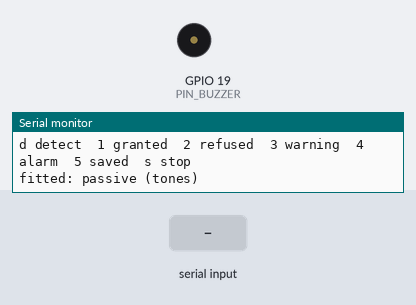
Bench run of a sketch on a simulated ESP32. Parts: buzzer (waves = sounding), the last lines printed to the serial monitor. The test bench sets the inputs (shaded band).

Above: at 1.5 s.
1.6 s: "2\n" received over Serial
At 1.94 s:
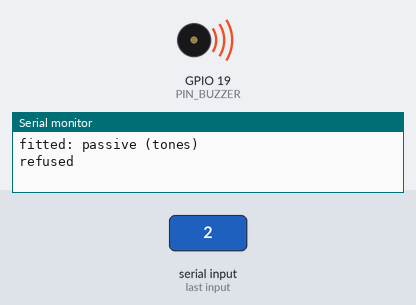
3.5 s: "d\n" received over Serial
At 6.6 s:
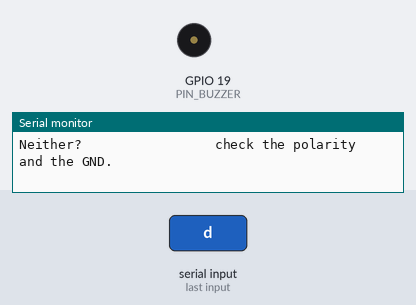
9.5 s: "1\n" received over Serial
At 9.65 s:
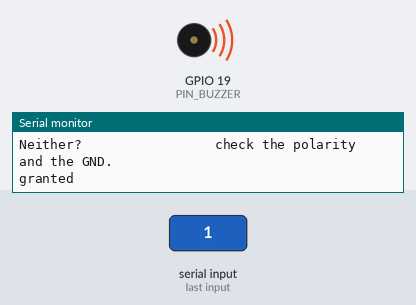
11.0 s: "3\n" received over Serial
At 11.06 s:
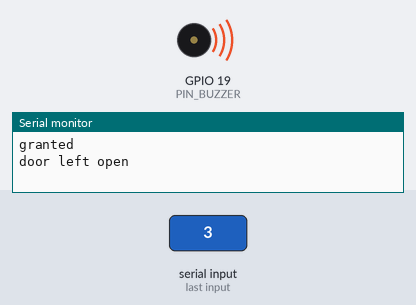
Timing chart, 0 to 13.5 s (numbered marks = the images above; inputs shaded):
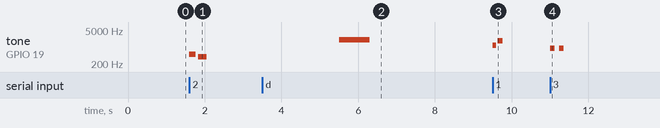

Measured:
- after the input at 1.6 s, tone on GPIO 19 (PIN_BUZZER): silent → 500 Hz at once, → silent 0.16 s later, → 400 Hz 0.07 s later, → silent 0.22 s later
- after the input at 3.5 s, tone on GPIO 19 (PIN_BUZZER): silent → 2000 Hz after 2.0 s, → silent 0.80 s later
- after the input at 9.5 s, tone on GPIO 19 (PIN_BUZZER): silent → 1200 Hz at once, → silent 0.09 s later, → 1800 Hz 0.04 s later, → silent 0.14 s later
- after the input at 11.0 s, tone on GPIO 19 (PIN_BUZZER): alternates 900 Hz for 0.12 s and silent for 0.12 s, 4 changes in all, then stays silent, starting at once

The sketch:

buzzer.ino
```cpp
// TEST 8 of 12: the buzzer. Cabinet node only.
//
// Wiring:
//   buzzer positive to GPIO 19
//   buzzer negative to GND
//
// Two kinds get sold as "buzzer" and they behave differently:
//   active  has its own oscillator. Any steady voltage makes its one note.
//   passive is a small speaker. It needs a square wave, and the pitch is yours
//           to choose.
// Press 'd' to find out which one you have.
//
// Expect: each pattern the firmware uses, on demand, so you can hear whether
// the alarm is loud enough to notice from across the stockroom without being
// unpleasant to work beside.
//
// Monitor commands:
//   d  detect which kind of buzzer is fitted
//   1  granted, one short rise
//   2  refused, two low notes
//   3  door left open warning
//   4  alarm
//   5  enrollment saved
//   s  silence

static const uint8_t PIN_BUZZER = 19;

// LEDC channel. Channel 0 is fine here: nothing else on this node uses PWM.
static const uint8_t PWM_CHANNEL = 0;

bool passive = true;

void note(uint16_t hz, uint16_t ms) {
    if (passive) {
        ledcWriteTone(PIN_BUZZER, hz);
        delay(ms);
        ledcWriteTone(PIN_BUZZER, 0);
    } else {
        digitalWrite(PIN_BUZZER, HIGH);
        delay(ms);
        digitalWrite(PIN_BUZZER, LOW);
    }
}

void rest(uint16_t ms) {
    delay(ms);
}

void silence() {
    if (passive) {
        ledcWriteTone(PIN_BUZZER, 0);
    } else {
        digitalWrite(PIN_BUZZER, LOW);
    }
}

void setupPin() {
    silence();
    if (passive) {
        ledcAttach(PIN_BUZZER, 2000, 10);
        ledcWriteTone(PIN_BUZZER, 0);
    } else {
        ledcDetach(PIN_BUZZER);
        pinMode(PIN_BUZZER, OUTPUT);
        digitalWrite(PIN_BUZZER, LOW);
    }
}

void detect() {
    Serial.println(F("Listen. Two tests, three seconds apart."));

    Serial.println(F("  1. steady voltage, no oscillation..."));
    ledcDetach(PIN_BUZZER);
    pinMode(PIN_BUZZER, OUTPUT);
    digitalWrite(PIN_BUZZER, HIGH);
    delay(800);
    digitalWrite(PIN_BUZZER, LOW);

    delay(1200);

    Serial.println(F("  2. a 2 kHz square wave..."));
    ledcAttach(PIN_BUZZER, 2000, 10);
    ledcWriteTone(PIN_BUZZER, 2000);
    delay(800);
    ledcWriteTone(PIN_BUZZER, 0);

    Serial.println();
    Serial.println(F("Heard a tone on test 1?  active buzzer. Press 'a'."));
    Serial.println(F("Only on test 2?          passive buzzer. Press 'p'."));
    Serial.println(F("Neither?                 check the polarity and the GND."));
}

// Granted. Rising, so it reads as a door opening rather than an error.
void granted() {
    note(1200, 90);
    rest(40);
    note(1800, 140);
}

// Refused. Low and short. Never harsh: being turned away in front of a queue is
// bad enough without the whole room hearing about it.
void refused() {
    note(500, 160);
    rest(70);
    note(400, 220);
}

void doorWarning() {
    for (uint8_t i = 0; i < 2; i++) {
        note(900, 120);
        rest(120);
    }
}

// Alarm. This one is meant to be annoying, and only fires when the cabinet has
// stood open well past the point of an honest mistake.
void alarm() {
    for (uint8_t i = 0; i < 6; i++) {
        note(2200, 180);
        rest(90);
        note(1500, 180);
        rest(90);
    }
}

void saved() {
    note(1000, 90);
    rest(40);
    note(1400, 90);
    rest(40);
    note(1900, 200);
}

void help() {
    Serial.println();
    Serial.println(F("d detect  1 granted  2 refused  3 warning  4 alarm  5 saved  s stop"));
    Serial.print(F("fitted: "));
    Serial.println(passive ? F("passive (tones)") : F("active (one note)"));
}

void setup() {
    Serial.begin(115200);
    delay(300);

    setupPin();

    Serial.println();
    Serial.println(F("Buzzer test."));
    Serial.println(F("Press 'd' first if you do not know which kind you have."));
    help();
}

void loop() {
    if (!Serial.available()) {
        return;
    }

    const char c = Serial.read();
    switch (c) {
        case 'd':
            detect();
            break;
        case 'a':
            passive = false;
            setupPin();
            Serial.println(F("  set to active."));
            break;
        case 'p':
            passive = true;
            setupPin();
            Serial.println(F("  set to passive."));
            break;
        case '1':
            Serial.println(F("granted"));
            granted();
            break;
        case '2':
            Serial.println(F("refused"));
            refused();
            break;
        case '3':
            Serial.println(F("door left open"));
            doorWarning();
            break;
        case '4':
            Serial.println(F("alarm"));
            alarm();
            break;
        case '5':
            Serial.println(F("enrollment saved"));
            saved();
            break;
        case 's':
            silence();
            Serial.println(F("quiet."));
            break;
        case '\n':
        case '\r':
            break;
        default:
            help();
            break;
    }
}
```
